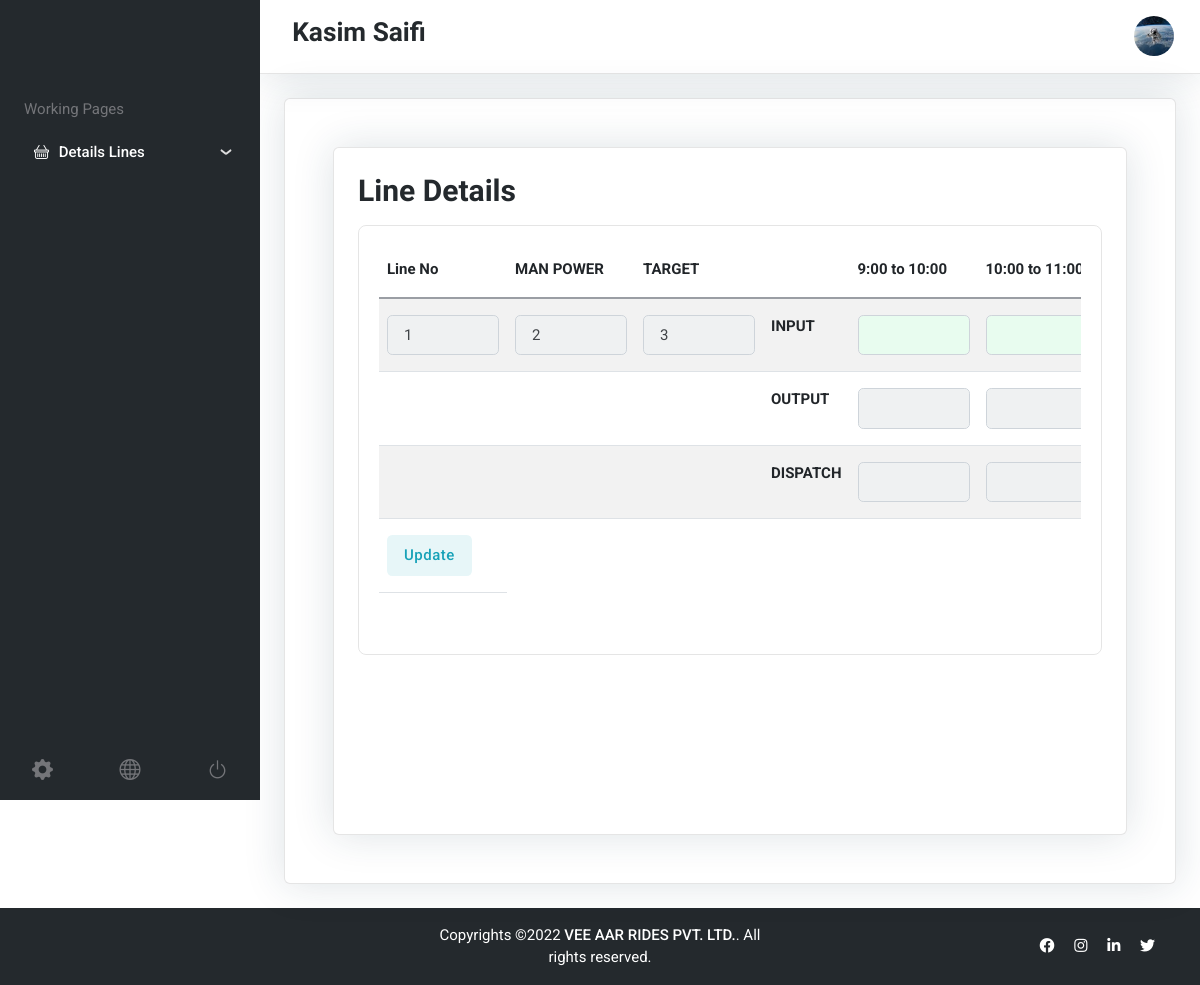
/supervizor-table-views/ (signed in), run on the app's committed database.
### reports/models.py (models this page shows, shortened)
class CustomUser(AbstractUser):
    USER = (
        ('1', 'Super-Admin'), # only views
        ('2', 'Manager'),       # add and views
        ('3', 'Supervizor'), # only crud oprations
    )
    user_type = models.CharField(choices=USER, max_length=150)
    profile_pic = models.ImageField(upload_to = 'SuperAdmin/profile_pic' )

class Staff_TL(models.Model):
    fk = models.ForeignKey(CustomUser, on_delete=models.CASCADE, blank=True, null=True)
    user_asign_id=models.ForeignKey(Supervizor, on_delete=models.CASCADE )
    Line_No =  models.CharField(max_length=15)
    Manpowers = models.CharField(blank=True , null=True ,max_length=10)
    Target = models.CharField(blank=True , null=True , max_length=10)
    nine_to_ten_in=models.CharField(blank=True , null=True ,max_length=10)
    ten_to_eleven_in=models.CharField(blank=True , null=True,max_length=10)
    eleven_to_twelve_in=models.CharField(blank=True , null=True,max_length=10)
    twelve_to_one_in=models.CharField(blank=True , null=True,max_length=10)
    one_to_two_in=models.CharField(blank=True , null=True,max_length=10)
    two_to_three_in=models.CharField(blank=True , null=True,max_length=10)
    three_to_four_in=models.CharField(blank=True , null=True,max_length=10)
    four_to_five_in=models.CharField(blank=True , null=True,max_length=10)
    nine_to_ten_out=models.CharField(blank=True , null=True ,max_length=10)
    ten_to_eleven_out=models.CharField(blank=True , null=True,max_length=10)
    eleven_to_twelve_out=models.CharField(blank=True , null=True,max_length=10)
    twelve_to_one_out=models.CharField(blank=True , null=True,max_length=10)
    one_to_two_out=models.CharField(blank=True , null=True,max_length=10)
    two_to_three_out=models.CharField(blank=True , null=True,max_length=10)
    three_to_four_out=models.CharField(blank=True , null=True,max_length=10)
    four_to_five_out=models.CharField(blank=True , null=True,max_length=10)
    nine_to_ten_dis=models.CharField(blank=True , null=True ,max_length=10)
    ten_to_eleven_dis=models.CharField(blank=True , null=True,max_length=10)
    eleven_to_twelve_dis=models.CharField(blank=True , null=True,max_length=10)
    twelve_to_one_dis=models.CharField(blank=True , null=True,max_length=10)
    one_to_two_dis=models.CharField(blank=True , null=True,max_length=10)
    two_to_three_dis=models.CharField(blank=True , null=True,max_length=10)
    three_to_four_dis=models.CharField(blank=True , null=True,max_length=10)
    four_to_five_dis=models.CharField(blank=True , null=True,max_length=10)
    created_at = models.DateTimeField(auto_now_add=True)
    updated_at = models.DateTimeField(auto_now=True)
    class Meta:
      verbose_name = "TABLE DATA"

### reports/SUPERUSERADMIN_views.py (the view)
# urls.py: path('supervizor-table-views/' ,  SUPERVIZOR_TABLE_VIEWS,    name='supervizor-read'),
def SUPERVIZOR_TABLE_VIEWS(request):
    if request.user.user_type == '1':
        staff=Staff_TL.objects.all()
    else:
        demo = Supervizor.objects.get(admin=request.user)
        staff=Staff_TL.objects.filter(user_asign_id=demo)
        xc=staff.count()
        print(xc)
    context = {
        'staff_T':staff,
    }
    return render(request, 'SUPERUSER/supervizor-read-table.html' ,context )

### templates/SUPERUSER/supervizor-read-table.html (shortened to what this page needs)
{% extends 'SUPERUSER/superuserincludes/base.html' %}
{% load static %}
{% block content %}
	<div class="page-content-wrapper border">
		<div class="row mb-3">
			<div class="col-12 d-sm-flex justify-content-between align-items-center">
				<h1 class="h3 mb-2 mb-sm-0">Line Details</h1>
			</div>
		</div>
		<div class="row g-4">
			<div class="col-12">
				<div class="card bg-transparent border">
					<div class="card-body pb-0">
						<div class="table-responsive border-0">
							<table class="table table-dark-gray align-middle p-4 mb-0 table-hover">
                           <table class="table table table-striped">
                              <thead>
                                 <tr>
                                   <th>Line No</th>
                                   <th> MAN POWER</th>
                                   <th> TARGET</th>
                                   <th></th>
                                   <th>9:00 to 10:00</th>
                                   <th>10:00 to 11:00</th>
                                 </tr>
                               </thead>
							   <tbody>
								{% for i in staff_T %}
								<tr>
                                   <td style="display: fixed;">
									<input  style="width:7rem;"  type="text" class="form-control" id="name" name="line_no" value="{{i.Line_No}}" required placeholder="Line" readonly>
								</td>
								   <td > <input  style="width:7rem;"  type="number" class="form-control" id="name" name="manpower" value="{{i.Manpowers}}" required placeholder="Manpower" readonly></td>
									<td > <input  style="width:7rem;"  type="number" class="form-control" id="name" name="target" value="{{i.Target}}" required placeholder="Target" readonly></td>
								   <th>INPUT</th>
                                   <td style="width:1%;"> <input class="form-control"  type="number" id="name"  style="background-color:rgb(232, 252, 239);" name="input1" value="{{i.nine_to_ten_in}}" readonly ></td>
                                   <td style="width:1%;"> <input class="form-control"  type="number" id="name"  style="background-color:rgb(232, 252, 239);"  name="input2" value="{{i.ten_to_eleven_in}}" readonly></td>
                                </tr>
                                 <tr>
                                   <td  style="table-layout:fixed"> </td>
                                   <td  style="table-layout:fixed"> </td>
                                   <td  style="table-layout:fixed"> </td>
                                   <th>OUTPUT</th>
								<td style="width:1%;"> <input class="form-control"  type="number" id="name"  name="input1" value="{{i.nine_to_ten_out}}" readonly></td>
								<td style="width:1%;"> <input class="form-control"  type="number" id="name"  name="input2" value="{{i.ten_to_eleven_out}}" readonly></td>
                                 </tr>
								 <tr>
                                   <td style="table-layout:fixed"> </td>
                                   <td style="table-layout:fixed"> </td>
                                   <td style="table-layout:fixed"> </td>
                                   <th>DISPATCH </th>
								<td style="width:1%;"> <input class="form-control"  type="number" id="name"  name="input1" value="{{i.nine_to_ten_dis}}" readonly></td>
								<td style="width:1%;"> <input class="form-control"  type="number" id="name"  name="input2" value="{{i.ten_to_eleven_dis}}" readonly></td>
                                 </tr>
								 {% if request.user.user_type == '1' %}
								 <td>
									<a href="{% url 'supervizor-edit' i.pk %}" class="btn btn btn-info-soft mb-0" type="submit" data-bs-target="#viewReview">Update</a> &nbsp;&nbsp;&nbsp;&nbsp;&nbsp;
									<a href="{% url 'supervizor-data-delete' i.pk %}"><button type="submit"  class="btn btn btn-danger-soft me-1 mb-1 mb-md-0" >Delete</button></a>
								</td>
								{% elif request.user.user_type == '3' %}
								<td>
									<a href="{% url 'supervizor-edit' i.pk %}" class="btn btn btn-info-soft mb-0" type="submit" data-bs-target="#viewReview">Update</a> &nbsp;&nbsp;&nbsp;&nbsp;&nbsp;
								</td>
								{%endif%}
							{%endfor%}
                               </tbody>
                            </table>
                            <br>
                            <br>
							</table>
						</div>
					</div>
				</div>
			</div>
		</div>
	</div>
</div>
</main>
{% endblock  %}

### templates/SUPERUSER/superuserincludes/base.html (shortened to what this page needs)
{% load static %}
<!DOCTYPE html>
<html lang="en">
   <head>
      <link rel="stylesheet" href="{% static 'assets/css/style1.css' %}">
      <link rel="stylesheet" href="{% static 'css/stylem1.css' %}">
      <link rel="stylesheet" type="text/css" href="{% static 'assets/vendor/font-awesome/css/all.min.css' %}">
      <link rel="stylesheet" type="text/css" href="{% static 'assets/vendor/bootstrap-icons/bootstrap-icons.css' %}">
      <link rel="stylesheet" type="text/css" href="{% static 'assets/vendor/apexcharts/css/apexcharts.css' %}">
      <link rel="stylesheet" type="text/css" href="{% static 'assets/vendor/overlay-scrollbar/css/OverlayScrollbars.min.css' %}">
   </head>
   <body>
      <main>
          {% include 'SUPERUSER/superuserincludes/sidebar_template.html' %}
         <div class="page-content">
            {% include 'SUPERUSER/superuserincludes/header.html' %}
            <div class="page-content-wrapper border">
              {% block content %}{% endblock content %}
           {% include 'SUPERUSER/superuserincludes/footer.html' %}
   </body>
</html>

### templates/SUPERUSER/superuserincludes/sidebar_template.html (shortened to what this page needs)
{% load static %}
<nav class="navbar sidebar navbar-expand-xl navbar-dark bg-dark">
  <div class="d-flex align-items-center mt-5">
     <a class="navbar-brand" href="">
     </a>
  </div>
  <div class="offcanvas offcanvas-start flex-row custom-scrollbar h-100" data-bs-backdrop="true" tabindex="-1" id="offcanvasSidebar">
     <div class="offcanvas-body sidebar-content d-flex flex-column bg-dark">
        <ul class="navbar-nav flex-column" id="navbar-sidebar">
           <li class="nav-item ms-2 my-2">Working Pages</li>
           <li class="nav-item">
              <a class="nav-link" data-bs-toggle="collapse" href="#collapsepage" role="button" aria-expanded="false" aria-controls="collapsepage">
               <i class="bi bi-basket fa-fw me-2"></i>Details Lines
              </a>
           </li>
              </ul>
        <div class="px-3 mt-auto pt-3">
           <div class="d-flex align-items-center justify-content-between text-primary-hover">
              <a class="h5 mb-0 text-body" href="" data-bs-toggle="tooltip" data-bs-placement="top" title="Settings">
              <i class="bi bi-gear-fill"></i>
              </a>
              <a class="h5 mb-0 text-body" href="" data-bs-toggle="tooltip" data-bs-placement="top" title="Home">
              <i class="bi bi-globe"></i>
              </a>
              {% if request.user.is_authenticated %}
              <a class="h5 mb-0 text-body" href="{% url 'user_logout' %}" data-bs-toggle="tooltip" data-bs-placement="top" title="Sign out">
              <i class="bi bi-power"></i>
              </a>
              {% endif %}
           </div>
        </div>
     </div>
  </div>
</nav>

### templates/SUPERUSER/superuserincludes/header.html (shortened to what this page needs)
  {% load static %}
  <nav class="top-bar navbar-light border-bottom py-0 py-xl-3">
    <div class="container-fluid p-0">
       <div class="d-flex align-items-center w-100">
          <div class="navbar-expand-lg ms-auto ms-xl-0">
             <div class="collapse navbar-collapse w-100" id="navbarTopContent">
                <div class="nav my-3 my-xl-0 flex-nowrap align-items-center">
                   <div class="nav-item w-100">
                     <h4><strong></strong>&nbsp;<span>{{request.user.first_name|capfirst}}  {{request.user.last_name | capfirst}}</span></h4>
                   </div>
                </div>
             </div>
          </div>
          <div class="ms-xl-auto">
             <ul class="navbar-nav flex-row align-items-center">
                <li class="nav-item ms-2 ms-md-3 dropdown">
                   <a class="avatar avatar-sm p-0" href="#" id="profileDropdown" role="button" data-bs-auto-close="outside" data-bs-display="static" data-bs-toggle="dropdown" aria-expanded="false">
                   <img class="avatar-img rounded-circle" src="/media/{{request.user.profile_pic}}" alt="avtar">
                   </a>
                </li>
             </ul>
          </div>
       </div>
    </div>
 </nav>

### templates/SUPERUSER/superuserincludes/footer.html (shortened to what this page needs)
{% load static %}
<footer class="bg-dark p-3">
  <div class="container">
     <div class="row align-items-center">
        <div class="col-md-4 mb-3 mb-md-0">
           <div class="text-center text-white">
              Copyrights ©2022 <a href="#" class="text-reset btn-link">VEE AAR RIDES PVT. LTD.</a>. All rights reserved.
           </div>
        </div>
        <div class="col-md-4">
           <ul class="list-inline mb-0 text-center text-md-end">
              <li class="list-inline-item ms-2"><a href="#"><i class="text-white fab fa-facebook"></i></a></li>
              <li class="list-inline-item ms-2"><a href="#"><i class="text-white fab fa-instagram"></i></a></li>
              <li class="list-inline-item ms-2"><a href="#"><i class="text-white fab fa-linkedin-in"></i></a></li>
              <li class="list-inline-item ms-2"><a href="#"><i class="text-white fab fa-twitter"></i></a></li>
           </ul>
        </div>
     </div>
  </div>
</footer>

### templates/SUPERUSER/supervizor-read-table.html (style rules this page uses)
#name { width:7rem; }

### data on the page
CustomUser: user.first_name "Kasim", user.last_name "Saifi", user.profile_pic (picture)
Staff_TL: line_no "1", manpower "2", target "3"
